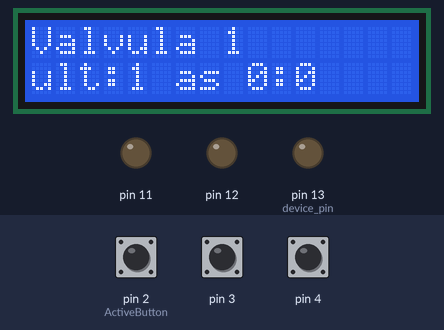
This program was run on a simulated Arduino Uno, built with avr-gcc and run on an emulated ATmega328P. Shown: 16×2 character LCD, output pins drawn as LEDs (lit = HIGH). The test bench sets the inputs (shaded band); at power-on: pin 2 (ActiveButton) HIGH, pin 3 HIGH, pin 4 HIGH. The local clock reads 2024-03-15 10:24:30 at power-on unless the program sets it.

Above: at 3.7 s.
3.8 s: pin 2 (ActiveButton) pulled LOW for 3.2 s
At 7.4 s:
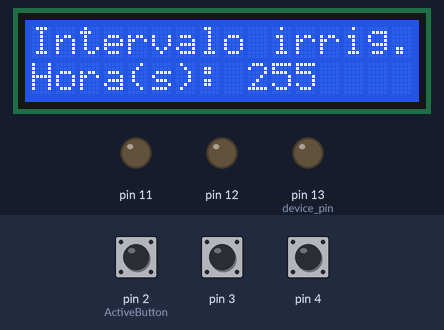
8.5 s: pin 3 pulled LOW for 0.15 s
At 9.9 s:
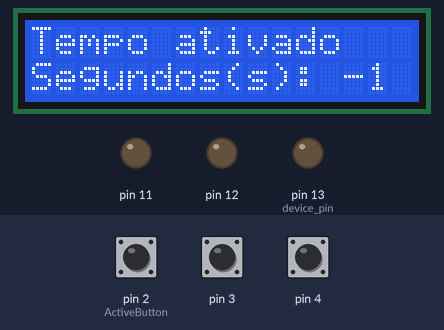
10.2 s: pin 3 pulled LOW for 1 s
At 12.2 s:
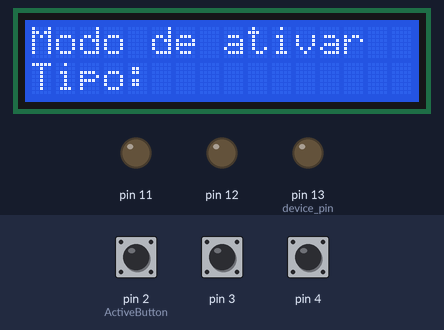
12.7 s: pin 2 (ActiveButton) pulled LOW for 0.15 s
At 13.5 s:
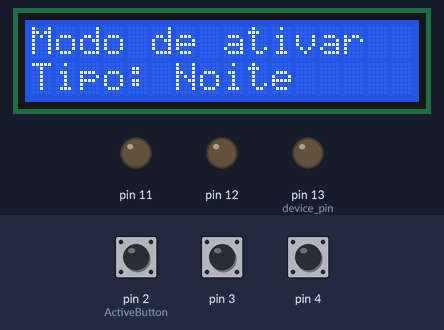
14.4 s: pin 2 (ActiveButton) pulled LOW for 1 s
At 16.0 s:
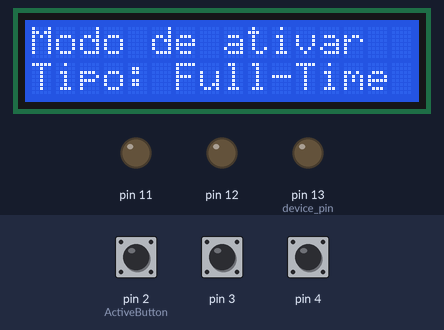
16.9 s: pin 2 (ActiveButton) pulled LOW for 0.15 s
At 17.6 s:
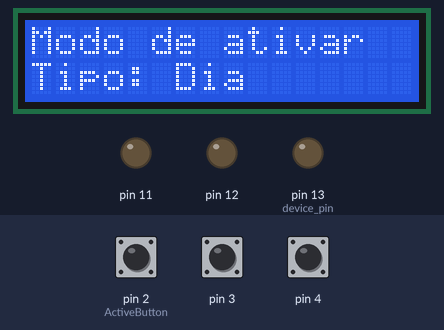
Timing chart, 0 to 19.5 s (numbered marks = the images above; inputs shaded):
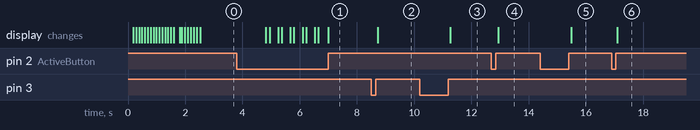

Measured:
- after the input at 3.8 s, the display: first changes after 1.0 s (image 1 shows a later state)
- after the input at 8.5 s, the display: changes after 0.22 s (image 2)
- after the input at 10.2 s, the display: changes after 1.1 s (image 3)
- after the input at 12.7 s, the display: changes after 0.23 s (image 4)
- after the input at 14.4 s, the display: changes after 1.1 s (image 5)
- after the input at 16.9 s, the display: changes after 0.19 s (image 6)

The program:

main.cpp
```cpp
#include <Arduino.h>
#include "DeviceManager/DeviceManager.h"
#include "ButtonManager/Button.h"
#include <EEPROM.h>

Button ActiveButton(2), RightButton(3), LeftButton(4);


Device devices[] = {
  {
    .device_name = "Valvula 1",
    .device_pin = 13,
  },
  {
    .device_name = "Valvula 2",
    .device_pin = 12,
  },
    {
    .device_name = "Valvula 3",
    .device_pin = 11,
  }
};


DeviceManager device(devices);

void setup()
{
  device.lcd_init();
  device.rtc_init();
  device.devices_init();
}

void loop()
{
  device.handler(&ActiveButton , &RightButton ,&LeftButton );
  delay(50);
}
```

Button.h
```cpp
#ifndef BUTTON
#define BUTTON

#include <Arduino.h>

class Button
{
  public:
    Button(const uint8_t btn_pin);
    bool isClicked();
    bool isLongedPressed(const int milliseconds);


  private:
    const uint8_t _btn_pin;
    bool _flag = false ;
    unsigned long _lasted_time;
    bool _flas_is_long_pressed;
};

#endif
```

DeviceManager.h
```cpp
#ifndef DISPLAYMANAGER
#define DISPLAYMANAGER

#include <Arduino.h>
#include <Wire.h>
#include <LiquidCrystal_I2C.h>
#include "ButtonManager/Button.h"
#include <RTClib.h>


struct Device {
    String device_name;
    int device_pin;
    bool is_active; // flag control output rele
    int delay_automatic_active; // interval for next activation in hours
    int opening_hours;   // 0-> full-time // 1-> only-day // 2-> only-night

    int flow_rate; // open valve visibly in display

    DateTime next_active; // next time for active device
    DateTime last_active;
    DateTime now_active;
  };


class DeviceManager
{


  public:
    LiquidCrystal_I2C lcd;
    RTC_DS3231 rtc;
    DeviceManager(Device* devices);


    bool is_changed();

    void rtc_init();


    void lcd_init();

    void devices_init();

    void view(bool state_long_pressed_action_btn ,bool action_button , bool rigth_button ,bool left_button);
    void devices_view();
    void config_device_view(bool active_button);


    void delayMessage(bool* flag);

    void handler(Button* action_button ,Button* rigth_button , Button* left_button);

    void updateSettingsDevice(int device_id);
    void verify_is_active();


  private:
    void verify_timers_and_update();

    Device* _devices;
    int _lengh_devices;

    String _MENU;
    int _DEVICE_SELECTED;
    bool _flag_active_message = false ;
    bool flag_changed;


};

#endif
```

convert_time.h
```cpp
bool is_minute(int seconds);

bool is_hour(int seconds);

int seconds_to_minute(int seconds);

int seconds_to_hour(int seconds);
```

Button.cpp
```cpp
#include "ButtonManager/Button.h"
#include <Arduino.h>

Button::Button(const uint8_t btn_pin):
_btn_pin(btn_pin)
{
  pinMode(_btn_pin , INPUT_PULLUP);
  _lasted_time = millis();
};


bool Button::isClicked()
{
  if(!_flas_is_long_pressed){
    if(!digitalRead(_btn_pin) && !_flag ){
      _flag = 1;
      return false;
    };

    if(digitalRead(_btn_pin) && _flag){
      _flag = 0;
      return true;
    };
    return false;
  }
  else{
    _flag=0;
    return false;
  }
};

bool Button::isLongedPressed(const int milliseconds)
{
if(!digitalRead(_btn_pin) && !_flas_is_long_pressed){

  if((unsigned long)( millis() - _lasted_time ) >= milliseconds ){
  _lasted_time = millis();
  _flas_is_long_pressed = true;
  return true;
  };
}

else{
  if(digitalRead(_btn_pin) && _flas_is_long_pressed){
      _flas_is_long_pressed=false;
    }
  _lasted_time = millis();
  return false;
}
};
```

DeviceManager.cpp
```cpp
#include <Arduino.h>
#include <Wire.h>
#include "ButtonManager/Button.h"
#include <EEPROM.h>

#include "DeviceManager/DeviceManager.h"


DeviceManager::DeviceManager(Device* devices):
lcd(0x27,16,2),
_devices(devices)
{
  for (int x; x < sizeof(devices)+1 ; x++){
    _devices[x].delay_automatic_active = EEPROM.read(((x+1)*10) + 1 );
    _devices[x].opening_hours = EEPROM.read(((x+1)*10) + 2 );
    _devices[x].flow_rate = EEPROM.get(((x+1)*10) + 3 , _devices[x].flow_rate );
  }
  _lengh_devices = sizeof(devices);


}

void DeviceManager::rtc_init()
{
  rtc.begin();
  delay(50);
  for (int x; x < _lengh_devices + 1 ; x++){
    //_devices[x].next_active = rtc.now() + TimeSpan(0, _devices[x].delay_automatic_active, 0, 0);
    _devices[x].next_active = rtc.now() + TimeSpan(0, 0, 0, _devices[x].delay_automatic_active);
    _devices[x].last_active = false;
  };


}


void DeviceManager::lcd_init()
{
  lcd.init();
  lcd.setBacklight(HIGH);
  lcd.setCursor(0, 0);
  lcd.print("Initializer LCD");
  lcd.setCursor(0, 1);
  for(int x=0 ; x<17 ; x++){
    lcd.print("=");
    delay(100);
  };
  lcd.clear();
}

void DeviceManager::devices_init()
{
  for(int x = 0; x < _lengh_devices + 1 ; x++){
    pinMode(_devices[x].device_pin , OUTPUT);
    lcd.setCursor(0, 0);
    lcd.print(_devices[x].device_name);
    lcd.setCursor(0, 1);
    lcd.print("OK");
    delay(100);
    lcd.clear();
    delay(100);
  }
}


bool first_update = true ;
bool buttons_state;

bool state_action_btn;
bool state_rigth_btn;
bool state_left_btn;
bool state_long_pressed_action_btn;

bool DeviceManager::is_changed()
{
  if(first_update){
    first_update = false;
    return true;
  }
  buttons_state = state_action_btn | state_rigth_btn | state_left_btn | state_long_pressed_action_btn ;
  if(buttons_state && !flag_changed){
    return true;
  }
  if(flag_changed){
    flag_changed = 0;
    return true;
  }
  return false;
}


void DeviceManager::updateSettingsDevice(int device_id)
{
  _devices[device_id].next_active = rtc.now() + TimeSpan(0, 0, 0, _devices[device_id].delay_automatic_active);
 // _devices[device_id].next_active = rtc.now() + TimeSpan(0, _devices[device_id].delay_automatic_active, 0, 0 );
  EEPROM.update(((device_id+1)*10) + 1 , _devices[device_id].delay_automatic_active );
  EEPROM.update(((device_id+1)*10) + 2 , _devices[device_id].opening_hours );
  EEPROM.put(((device_id+1)*10) + 3 , _devices[device_id].flow_rate );

}


void DeviceManager::verify_timers_and_update()
{
  for(int x = 0; x < _lengh_devices + 1 ; x++){
    if( rtc.now() >= _devices[x].next_active ){
      _devices[x].is_active = true ;
    }
  }
}


void DeviceManager::verify_is_active()
{
  for(int x = 0; x < _lengh_devices + 1 ; x++){

    if(_devices[x].is_active && !digitalRead(_devices[x].device_pin)){
      _devices[x].now_active = rtc.now() + TimeSpan(0, 0, 0, _devices[x].flow_rate);
      digitalWrite(_devices[x].device_pin , HIGH);
    }
    if(_devices[x].is_active && digitalRead(_devices[x].device_pin))
    {
      if(rtc.now() >= _devices[x].now_active ){
        _devices[x].is_active = false;
        _devices[x].last_active = rtc.now();
        _devices[x].next_active = rtc.now() + TimeSpan(0, 0, 0, _devices[x].delay_automatic_active);
        digitalWrite(_devices[x].device_pin , LOW);
        flag_changed = true;
      }
    }
  }
}


void DeviceManager::handler(Button* action_button,Button* rigth_button , Button* left_button)

{
  state_action_btn = action_button->isClicked();
  state_long_pressed_action_btn = action_button->isLongedPressed(1000);
  state_rigth_btn  = rigth_button->isClicked();
  state_left_btn   = left_button->isClicked();

  if(DeviceManager::is_changed()){
    DeviceManager::view(
      state_long_pressed_action_btn,
      state_action_btn,
      state_rigth_btn,
      state_left_btn);
  }

  DeviceManager::verify_timers_and_update();
  DeviceManager::verify_is_active();

}
```

convert_time.cpp
```cpp
bool is_minute(int seconds)
{
    return seconds > 60 ;
}

bool is_hour(int seconds)
{
    return seconds > 3600 ;
}

int seconds_to_minute(int seconds)
{
    return seconds / 60 ;
}

int seconds_to_hour(int seconds)
{
    return seconds / 3600 ;
}
```

Views.cpp
```cpp
#include <Arduino.h>
#include "DeviceManager/DeviceManager.h"
#include <LiquidCrystal_I2C.h>

#include "utils/convert_time.h"


int device_id = 0;

bool flag_last_or_now_show;
int menu_id = 0;
int config_page = 0;

// =============== CONFIGS SETED ===============//
int index_fibonacci = 0;
const int fibonacci[8]  = {0,1, 2, 3, 5, 8, 13, 21 };

int index_flow_rate = 0;
                     //SECONDS   //MINUTES            // HOURS
int flow_rates[8] = {20 , 40    , 2*60 , 5*60  , 10*60   ,3*3600 ,6*3600 ,8*3600   };

int mode = 0;

// =============== CONFIGS  ====================//

int flow_rate_in_seconds;


void DeviceManager::view(bool state_long_pressed_action_btn, bool action_button ,bool rigth_button ,bool left_button)
{

  if(state_long_pressed_action_btn) {
    _flag_active_message = false;
    if(menu_id == 1){
      menu_id = 0;

      if(index_flow_rate >= 2) flow_rate_in_seconds = flow_rates[index_flow_rate]*60 ;
      else flow_rate_in_seconds = flow_rates[index_flow_rate];

      DeviceManager::updateSettingsDevice(device_id);
      index_fibonacci = 0;
      index_flow_rate = 0;
      mode = 0;
      config_page= 0;
    }

    else menu_id++ ;
  }

  lcd.clear();


  switch (menu_id){
    case 0 :

      if(rigth_button) if(device_id == _lengh_devices) device_id =0; else device_id++;
      if(left_button) if(device_id == 0) device_id = _lengh_devices; else device_id--;
      if(action_button) flag_last_or_now_show = !flag_last_or_now_show;

      DeviceManager::devices_view();

    break;
    case 1:

      if(rigth_button) if(config_page == 2) config_page =0; else config_page++;
      if(left_button) if(config_page == 0) config_page = 2; else config_page--;

      DeviceManager::config_device_view(action_button);
      break;
  }

}


void DeviceManager::devices_view(){
  lcd.setCursor(0, 0);
  lcd.print(_devices[device_id].device_name);
  lcd.setCursor(0, 1);


  if(flag_last_or_now_show){

    lcd.print("prox:");
    lcd.print(_devices[device_id].next_active.day());
    lcd.print(" as ");
    lcd.print(_devices[device_id].next_active.hour());
    lcd.print(":");
    lcd.print(_devices[device_id].next_active.minute());

  }
  else {
    if(_devices[device_id].last_active.isValid()){
    lcd.print("ult:");
    lcd.print(_devices[device_id].last_active.day());
    lcd.print(" as ");
    lcd.print(_devices[device_id].last_active.hour());
    lcd.print(":");
    lcd.print(_devices[device_id].last_active.minute());
    }
    else{
      lcd.print("Aguardando...");
    }
  }


}


void DeviceManager::config_device_view(bool active_button)
{
  if(!_flag_active_message){
    for(int x=0;x<5;x++){
      lcd.clear();
      delay(100);
      lcd.setCursor(0, 0);
      lcd.print("==CONFIG PAGE==");
      lcd.setCursor(0, 1);
      lcd.print(_devices[device_id].device_name);
      delay(300);
    };
    _flag_active_message = true;
    lcd.clear();
  }

  switch(config_page){


    // CONFIG PAGE --> DELAY FOR AUTOMATIC ACTIVE
    case 0:
    if(active_button) {
      if(index_fibonacci >=  7){
        index_fibonacci = 0 ;
        _devices[device_id].delay_automatic_active = fibonacci[index_fibonacci] ;
      }
      else{
      index_fibonacci++ ;
      _devices[device_id].delay_automatic_active = fibonacci[index_fibonacci];
      }
    }

    lcd.setCursor(0, 0);
    lcd.print("Intervalo irrig.");
    lcd.setCursor(0, 1);
    if(_devices[device_id].delay_automatic_active!=0){
      lcd.print("Hora(s): ");
      lcd.print(_devices[device_id].delay_automatic_active );
    }
    else{
      lcd.print("Desligado");
    }
    break;


    // CONFIG PAGE --> TIME OF VALVULE ACTIVE
    case 1:

    if(active_button) {
      if(index_flow_rate >=  7){
        index_flow_rate = 0 ;
        _devices[device_id].flow_rate = flow_rates[index_flow_rate] ;
      }
      else{
      index_flow_rate++ ;
      _devices[device_id].flow_rate = flow_rates[index_flow_rate];
      }
    }

    lcd.setCursor(0, 0);
    lcd.print("Tempo ativado   ");


    if(is_hour(_devices[device_id].flow_rate)) {
      lcd.setCursor(0, 1);
      lcd.print("Hora(s): ");
      lcd.print(seconds_to_hour(_devices[device_id].flow_rate) );
      break;
    }

    if(is_minute(_devices[device_id].flow_rate)){
      lcd.setCursor(0, 1);
      lcd.print("Minutos(s): ");
      lcd.print(seconds_to_minute(_devices[device_id].flow_rate) );
      break;
    }

    lcd.setCursor(0, 1);
    lcd.print("Segundos(s): ");
    lcd.print(_devices[device_id].flow_rate );
    break;


   // CONFIG PAGE --> MODE OPERATION

    case 2:

    if(active_button) {
      if( mode >= 2) mode = 0;
      else mode++ ;
      _devices[device_id].opening_hours = mode ;
    }

    lcd.setCursor(0, 0);
    lcd.print("Modo de ativar  ");
    lcd.setCursor(0, 1);
    lcd.print("Tipo: ");
    if(_devices[device_id].opening_hours == 0) lcd.print("Dia");
    if(_devices[device_id].opening_hours == 1) lcd.print("Noite");
    if(_devices[device_id].opening_hours == 2) lcd.print("Full-Time");

    break;

  }


}
```
